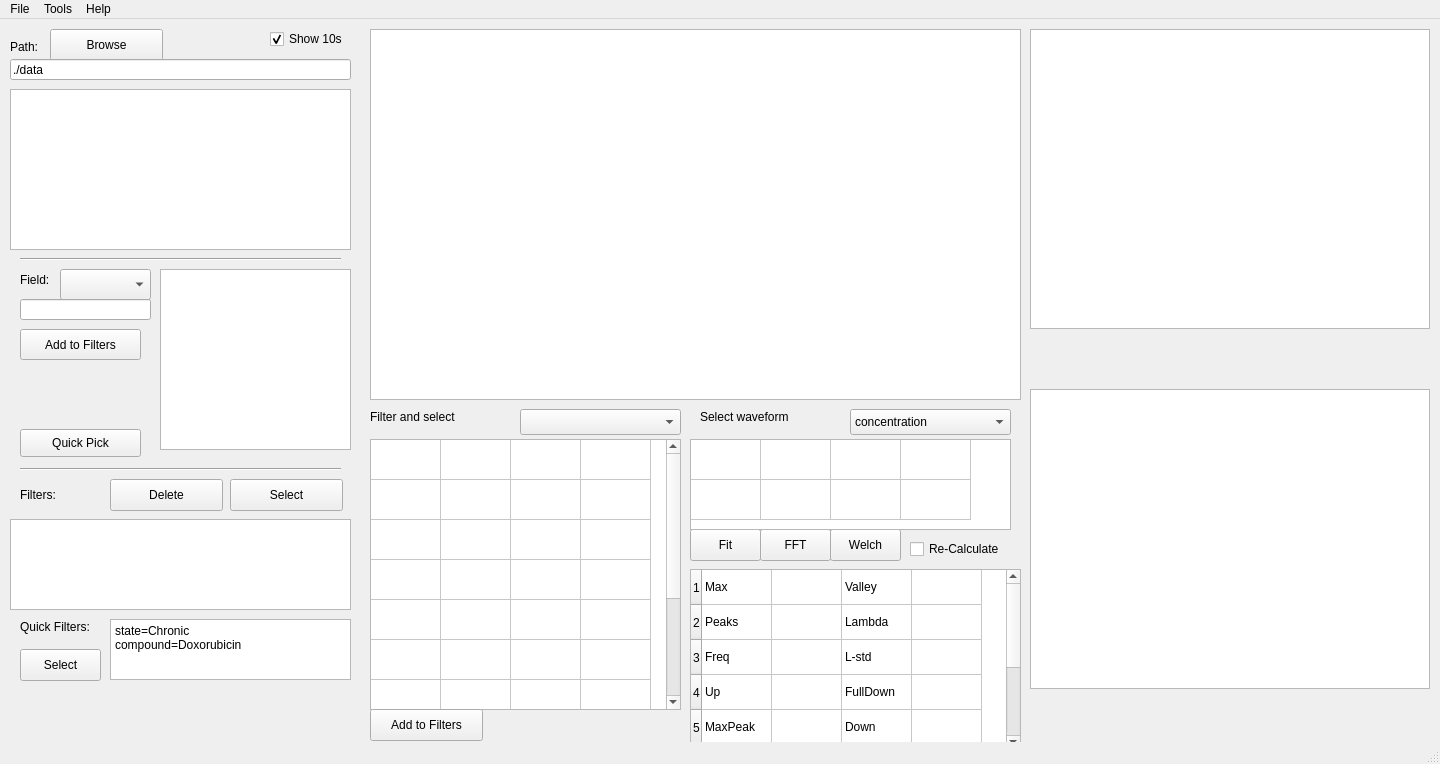
<?xml version="1.0" encoding="UTF-8"?>
<ui version="4.0">
 <class>MainWindow</class>
 <widget class="QMainWindow" name="MainWindow">
  <property name="geometry">
   <rect>
    <x>0</x>
    <y>0</y>
    <width>1440</width>
    <height>764</height>
   </rect>
  </property>
  <property name="windowTitle">
   <string>CardioWave - viewer</string>
  </property>
  <property name="iconSize">
   <size>
    <width>32</width>
    <height>32</height>
   </size>
  </property>
  <widget class="QWidget" name="centralwidget">
   <widget class="QPushButton" name="pushButton">
    <property name="geometry">
     <rect>
      <x>50</x>
      <y>10</y>
      <width>113</width>
      <height>32</height>
     </rect>
    </property>
    <property name="text">
     <string>Browse</string>
    </property>
   </widget>
   <widget class="QTreeView" name="treeView">
    <property name="geometry">
     <rect>
      <x>10</x>
      <y>70</y>
      <width>341</width>
      <height>161</height>
     </rect>
    </property>
   </widget>
   <widget class="QLineEdit" name="lineEdit">
    <property name="geometry">
     <rect>
      <x>10</x>
      <y>40</y>
      <width>341</width>
      <height>21</height>
     </rect>
    </property>
    <property name="text">
     <string>./data</string>
    </property>
   </widget>
   <widget class="QLabel" name="label_2">
    <property name="geometry">
     <rect>
      <x>10</x>
      <y>20</y>
      <width>60</width>
      <height>16</height>
     </rect>
    </property>
    <property name="text">
     <string>Path:</string>
    </property>
    <property name="buddy">
     <cstring>pushButton</cstring>
    </property>
   </widget>
   <widget class="QGraphicsView" name="graphicsView">
    <property name="geometry">
     <rect>
      <x>1030</x>
      <y>10</y>
      <width>400</width>
      <height>300</height>
     </rect>
    </property>
    <property name="verticalScrollBarPolicy">
     <enum>Qt::ScrollBarAlwaysOff</enum>
    </property>
    <property name="horizontalScrollBarPolicy">
     <enum>Qt::ScrollBarAlwaysOff</enum>
    </property>
   </widget>
   <widget class="QTableWidget" name="tableWidget">
    <property name="geometry">
     <rect>
      <x>370</x>
      <y>420</y>
      <width>311</width>
      <height>271</height>
     </rect>
    </property>
    <property name="showDropIndicator" stdset="0">
     <bool>true</bool>
    </property>
    <property name="rowCount">
     <number>10</number>
    </property>
    <property name="columnCount">
     <number>4</number>
    </property>
    <attribute name="horizontalHeaderVisible">
     <bool>false</bool>
    </attribute>
    <attribute name="horizontalHeaderDefaultSectionSize">
     <number>70</number>
    </attribute>
    <attribute name="horizontalHeaderHighlightSections">
     <bool>true</bool>
    </attribute>
    <attribute name="horizontalHeaderMinimumSectionSize">
     <number>20</number>
    </attribute>
    <attribute name="verticalHeaderVisible">
     <bool>false</bool>
    </attribute>
    <attribute name="verticalHeaderDefaultSectionSize">
     <number>40</number>
    </attribute>
    <row/>
    <row/>
    <row/>
    <row/>
    <row/>
    <row/>
    <row/>
    <row/>
    <row/>
    <row/>
    <column/>
    <column/>
    <column/>
    <column/>
   </widget>
   <widget class="QWidget" name="widget" native="true">
    <property name="geometry">
     <rect>
      <x>1030</x>
      <y>320</y>
      <width>401</width>
      <height>41</height>
     </rect>
    </property>
   </widget>
   <widget class="QPushButton" name="bt_fix">
    <property name="geometry">
     <rect>
      <x>690</x>
      <y>510</y>
      <width>71</width>
      <height>32</height>
     </rect>
    </property>
    <property name="text">
     <string>Fit</string>
    </property>
   </widget>
   <widget class="QPushButton" name="bt_unfix">
    <property name="geometry">
     <rect>
      <x>760</x>
      <y>510</y>
      <width>71</width>
      <height>32</height>
     </rect>
    </property>
    <property name="text">
     <string>FFT</string>
    </property>
   </widget>
   <widget class="QCheckBox" name="checkBox">
    <property name="geometry">
     <rect>
      <x>910</x>
      <y>520</y>
      <width>111</width>
      <height>20</height>
     </rect>
    </property>
    <property name="text">
     <string>Re-Calculate</string>
    </property>
    <property name="tristate">
     <bool>false</bool>
    </property>
   </widget>
   <widget class="QGraphicsView" name="gview">
    <property name="geometry">
     <rect>
      <x>1030</x>
      <y>370</y>
      <width>400</width>
      <height>300</height>
     </rect>
    </property>
    <property name="verticalScrollBarPolicy">
     <enum>Qt::ScrollBarAlwaysOff</enum>
    </property>
    <property name="horizontalScrollBarPolicy">
     <enum>Qt::ScrollBarAlwaysOff</enum>
    </property>
   </widget>
   <widget class="QTableWidget" name="table2">
    <property name="geometry">
     <rect>
      <x>690</x>
      <y>550</y>
      <width>331</width>
      <height>181</height>
     </rect>
    </property>
    <property name="rowCount">
     <number>9</number>
    </property>
    <property name="columnCount">
     <number>4</number>
    </property>
    <attribute name="horizontalHeaderVisible">
     <bool>false</bool>
    </attribute>
    <attribute name="horizontalHeaderDefaultSectionSize">
     <number>70</number>
    </attribute>
    <attribute name="horizontalHeaderHighlightSections">
     <bool>true</bool>
    </attribute>
    <attribute name="horizontalHeaderMinimumSectionSize">
     <number>40</number>
    </attribute>
    <attribute name="verticalHeaderVisible">
     <bool>true</bool>
    </attribute>
    <attribute name="verticalHeaderDefaultSectionSize">
     <number>35</number>
    </attribute>
    <row/>
    <row/>
    <row/>
    <row/>
    <row/>
    <row/>
    <row/>
    <row/>
    <row/>
    <column/>
    <column/>
    <column/>
    <column/>
    <item row="0" column="0">
     <property name="text">
      <string>Max</string>
     </property>
    </item>
    <item row="0" column="2">
     <property name="text">
      <string>Valley</string>
     </property>
    </item>
    <item row="1" column="0">
     <property name="text">
      <string>Peaks</string>
     </property>
    </item>
    <item row="1" column="1">
     <property name="text">
      <string/>
     </property>
    </item>
    <item row="1" column="2">
     <property name="text">
      <string>Lambda</string>
     </property>
    </item>
    <item row="2" column="0">
     <property name="text">
      <string>Freq</string>
     </property>
    </item>
    <item row="2" column="1">
     <property name="text">
      <string/>
     </property>
    </item>
    <item row="2" column="2">
     <property name="text">
      <string>L-std</string>
     </property>
    </item>
    <item row="3" column="0">
     <property name="text">
      <string>Up</string>
     </property>
    </item>
    <item row="3" column="1">
     <property name="text">
      <string/>
     </property>
    </item>
    <item row="3" column="2">
     <property name="text">
      <string>FullDown</string>
     </property>
    </item>
    <item row="4" column="0">
     <property name="text">
      <string>MaxPeak</string>
     </property>
    </item>
    <item row="4" column="2">
     <property name="text">
      <string>Down</string>
     </property>
    </item>
    <item row="5" column="0">
     <property name="text">
      <string>RMS</string>
     </property>
    </item>
    <item row="5" column="2">
     <property name="text">
      <string>P-Uni</string>
     </property>
    </item>
    <item row="6" column="0">
     <property name="text">
      <string>Amplitude</string>
     </property>
    </item>
    <item row="6" column="2">
     <property name="text">
      <string>A-std</string>
     </property>
    </item>
    <item row="7" column="0">
     <property name="text">
      <string>Tail</string>
     </property>
    </item>
    <item row="8" column="0">
     <property name="text">
      <string>shoulder</string>
     </property>
    </item>
    <item row="8" column="1">
     <property name="text">
      <string/>
     </property>
    </item>
    <item row="8" column="2">
     <property name="text">
      <string>sh.t.ratio</string>
     </property>
    </item>
   </widget>
   <widget class="QWidget" name="widget_2" native="true">
    <property name="geometry">
     <rect>
      <x>1030</x>
      <y>680</y>
      <width>401</width>
      <height>41</height>
     </rect>
    </property>
   </widget>
   <widget class="QPushButton" name="bt_smooth">
    <property name="geometry">
     <rect>
      <x>830</x>
      <y>510</y>
      <width>71</width>
      <height>32</height>
     </rect>
    </property>
    <property name="text">
     <string>Welch</string>
    </property>
   </widget>
   <widget class="QGraphicsView" name="graphicsView_2">
    <property name="geometry">
     <rect>
      <x>370</x>
      <y>10</y>
      <width>651</width>
      <height>371</height>
     </rect>
    </property>
    <property name="verticalScrollBarPolicy">
     <enum>Qt::ScrollBarAlwaysOff</enum>
    </property>
    <property name="horizontalScrollBarPolicy">
     <enum>Qt::ScrollBarAlwaysOff</enum>
    </property>
   </widget>
   <widget class="QComboBox" name="comboBox">
    <property name="geometry">
     <rect>
      <x>60</x>
      <y>250</y>
      <width>91</width>
      <height>31</height>
     </rect>
    </property>
   </widget>
   <widget class="Line" name="line">
    <property name="geometry">
     <rect>
      <x>20</x>
      <y>230</y>
      <width>321</width>
      <height>20</height>
     </rect>
    </property>
    <property name="orientation">
     <enum>Qt::Horizontal</enum>
    </property>
   </widget>
   <widget class="QLabel" name="label">
    <property name="geometry">
     <rect>
      <x>20</x>
      <y>250</y>
      <width>41</width>
      <height>21</height>
     </rect>
    </property>
    <property name="text">
     <string>Field:</string>
    </property>
   </widget>
   <widget class="QPushButton" name="bt_add_filter">
    <property name="geometry">
     <rect>
      <x>20</x>
      <y>310</y>
      <width>121</width>
      <height>31</height>
     </rect>
    </property>
    <property name="text">
     <string>Add to Filters</string>
    </property>
   </widget>
   <widget class="QPushButton" name="bt_delete_filter">
    <property name="geometry">
     <rect>
      <x>110</x>
      <y>460</y>
      <width>113</width>
      <height>32</height>
     </rect>
    </property>
    <property name="text">
     <string>Delete</string>
    </property>
   </widget>
   <widget class="QComboBox" name="comboBox_2">
    <property name="geometry">
     <rect>
      <x>520</x>
      <y>390</y>
      <width>161</width>
      <height>26</height>
     </rect>
    </property>
   </widget>
   <widget class="QLabel" name="label_3">
    <property name="geometry">
     <rect>
      <x>370</x>
      <y>390</y>
      <width>111</width>
      <height>16</height>
     </rect>
    </property>
    <property name="text">
     <string>Filter and select</string>
    </property>
    <property name="buddy">
     <cstring>comboBox_2</cstring>
    </property>
   </widget>
   <widget class="QListWidget" name="listWidget">
    <property name="geometry">
     <rect>
      <x>160</x>
      <y>250</y>
      <width>191</width>
      <height>181</height>
     </rect>
    </property>
   </widget>
   <widget class="QListWidget" name="listWidget_2">
    <property name="geometry">
     <rect>
      <x>10</x>
      <y>500</y>
      <width>341</width>
      <height>91</height>
     </rect>
    </property>
   </widget>
   <widget class="QLineEdit" name="lineEdit_2">
    <property name="geometry">
     <rect>
      <x>20</x>
      <y>280</y>
      <width>131</width>
      <height>21</height>
     </rect>
    </property>
   </widget>
   <widget class="QPushButton" name="bt_select">
    <property name="geometry">
     <rect>
      <x>230</x>
      <y>460</y>
      <width>113</width>
      <height>32</height>
     </rect>
    </property>
    <property name="text">
     <string>Select</string>
    </property>
   </widget>
   <widget class="QPlainTextEdit" name="plainTextEdit">
    <property name="geometry">
     <rect>
      <x>110</x>
      <y>600</y>
      <width>241</width>
      <height>61</height>
     </rect>
    </property>
    <property name="plainText">
     <string>state=Chronic
compound=Doxorubicin</string>
    </property>
   </widget>
   <widget class="QLabel" name="label_4">
    <property name="geometry">
     <rect>
      <x>20</x>
      <y>600</y>
      <width>81</width>
      <height>16</height>
     </rect>
    </property>
    <property name="text">
     <string>Quick Filters:</string>
    </property>
   </widget>
   <widget class="QPushButton" name="bt_select_2">
    <property name="geometry">
     <rect>
      <x>20</x>
      <y>630</y>
      <width>81</width>
      <height>32</height>
     </rect>
    </property>
    <property name="text">
     <string>Select</string>
    </property>
   </widget>
   <widget class="QTableWidget" name="tableWidget_2">
    <property name="geometry">
     <rect>
      <x>690</x>
      <y>420</y>
      <width>321</width>
      <height>91</height>
     </rect>
    </property>
    <property name="rowCount">
     <number>2</number>
    </property>
    <property name="columnCount">
     <number>4</number>
    </property>
    <attribute name="horizontalHeaderVisible">
     <bool>false</bool>
    </attribute>
    <attribute name="horizontalHeaderDefaultSectionSize">
     <number>70</number>
    </attribute>
    <attribute name="horizontalHeaderMinimumSectionSize">
     <number>18</number>
    </attribute>
    <attribute name="verticalHeaderVisible">
     <bool>false</bool>
    </attribute>
    <attribute name="verticalHeaderDefaultSectionSize">
     <number>40</number>
    </attribute>
    <row/>
    <row/>
    <column/>
    <column/>
    <column/>
    <column/>
   </widget>
   <widget class="QComboBox" name="comboBox_3">
    <property name="geometry">
     <rect>
      <x>850</x>
      <y>390</y>
      <width>161</width>
      <height>26</height>
     </rect>
    </property>
    <item>
     <property name="text">
      <string>concentration</string>
     </property>
    </item>
    <item>
     <property name="text">
      <string>well</string>
     </property>
    </item>
    <item>
     <property name="text">
      <string>plate</string>
     </property>
    </item>
    <item>
     <property name="text">
      <string>state</string>
     </property>
    </item>
   </widget>
   <widget class="QLabel" name="label_5">
    <property name="geometry">
     <rect>
      <x>700</x>
      <y>390</y>
      <width>111</width>
      <height>16</height>
     </rect>
    </property>
    <property name="text">
     <string>Select waveform</string>
    </property>
    <property name="buddy">
     <cstring>comboBox_3</cstring>
    </property>
   </widget>
   <widget class="QPushButton" name="bt_add_filter_2">
    <property name="geometry">
     <rect>
      <x>370</x>
      <y>690</y>
      <width>113</width>
      <height>32</height>
     </rect>
    </property>
    <property name="text">
     <string>Add to Filters</string>
    </property>
   </widget>
   <widget class="QCheckBox" name="checkBox_2">
    <property name="geometry">
     <rect>
      <x>270</x>
      <y>10</y>
      <width>87</width>
      <height>20</height>
     </rect>
    </property>
    <property name="text">
     <string>Show 10s</string>
    </property>
    <property name="checked">
     <bool>true</bool>
    </property>
   </widget>
   <widget class="QPushButton" name="bt_quick_search">
    <property name="geometry">
     <rect>
      <x>20</x>
      <y>410</y>
      <width>121</width>
      <height>28</height>
     </rect>
    </property>
    <property name="text">
     <string>Quick Pick</string>
    </property>
   </widget>
   <widget class="QLabel" name="label_6">
    <property name="geometry">
     <rect>
      <x>20</x>
      <y>460</y>
      <width>60</width>
      <height>31</height>
     </rect>
    </property>
    <property name="text">
     <string>Filters:</string>
    </property>
   </widget>
   <widget class="Line" name="line_2">
    <property name="geometry">
     <rect>
      <x>20</x>
      <y>440</y>
      <width>321</width>
      <height>20</height>
     </rect>
    </property>
    <property name="orientation">
     <enum>Qt::Horizontal</enum>
    </property>
   </widget>
  </widget>
  <widget class="QStatusBar" name="statusbar"/>
  <widget class="QMenuBar" name="menubar">
   <property name="geometry">
    <rect>
     <x>0</x>
     <y>0</y>
     <width>1440</width>
     <height>24</height>
    </rect>
   </property>
   <property name="defaultUp">
    <bool>false</bool>
   </property>
   <widget class="QMenu" name="menuFile">
    <property name="title">
     <string>File</string>
    </property>
    <widget class="QMenu" name="menuExport">
     <property name="title">
      <string>Export</string>
     </property>
     <addaction name="actionThis_waveform"/>
    </widget>
    <addaction name="menuExport"/>
   </widget>
   <widget class="QMenu" name="menuTools">
    <property name="title">
     <string>Tools</string>
    </property>
    <addaction name="actionAuto_load"/>
   </widget>
   <widget class="QMenu" name="menuAbout">
    <property name="title">
     <string>Help</string>
    </property>
    <addaction name="actionAbout"/>
    <addaction name="actionBug_Report"/>
   </widget>
   <addaction name="menuFile"/>
   <addaction name="menuTools"/>
   <addaction name="menuAbout"/>
  </widget>
  <action name="actionThis_waveform">
   <property name="text">
    <string>This waveform</string>
   </property>
  </action>
  <action name="actionAuto_load">
   <property name="checkable">
    <bool>true</bool>
   </property>
   <property name="text">
    <string>Auto Load Config</string>
   </property>
  </action>
  <action name="actionBug_Report">
   <property name="text">
    <string>Bug Report</string>
   </property>
  </action>
  <action name="actionAbout">
   <property name="text">
    <string>About CardioWave</string>
   </property>
  </action>
 </widget>
 <tabstops>
  <tabstop>tableWidget</tabstop>
  <tabstop>graphicsView</tabstop>
  <tabstop>bt_fix</tabstop>
  <tabstop>bt_unfix</tabstop>
  <tabstop>checkBox</tabstop>
  <tabstop>gview</tabstop>
  <tabstop>table2</tabstop>
  <tabstop>bt_smooth</tabstop>
  <tabstop>lineEdit</tabstop>
  <tabstop>pushButton</tabstop>
  <tabstop>graphicsView_2</tabstop>
  <tabstop>treeView</tabstop>
  <tabstop>comboBox</tabstop>
  <tabstop>bt_add_filter</tabstop>
  <tabstop>bt_delete_filter</tabstop>
  <tabstop>comboBox_2</tabstop>
  <tabstop>listWidget</tabstop>
  <tabstop>listWidget_2</tabstop>
  <tabstop>lineEdit_2</tabstop>
  <tabstop>bt_select</tabstop>
  <tabstop>plainTextEdit</tabstop>
  <tabstop>bt_select_2</tabstop>
  <tabstop>tableWidget_2</tabstop>
  <tabstop>comboBox_3</tabstop>
 </tabstops>
 <resources/>
 <connections/>
</ui>
